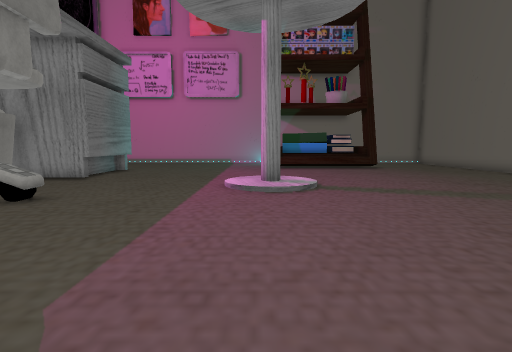
[1] (above)

17 first-person views from a walk through a scene from a Unity 3-D project. The camera is 1.3 m above the floor, tilts 6° down and sees 85° across. The floor is counted in squares, 1 m on a side. Each view is taken from the middle of a square. On the plan, view 1 faces up. The plan holds only what a view shows up to about 13 squares ahead; the rest is blank. Some animated figures are left out. Some surface patterns are stand-ins.

[2]
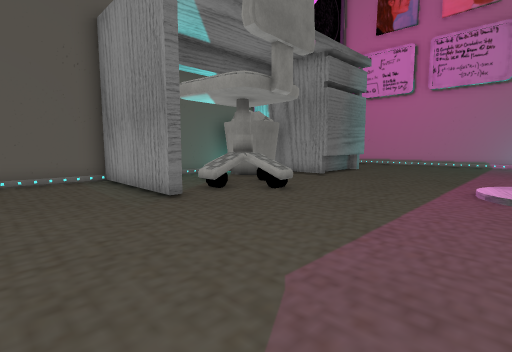

[3]
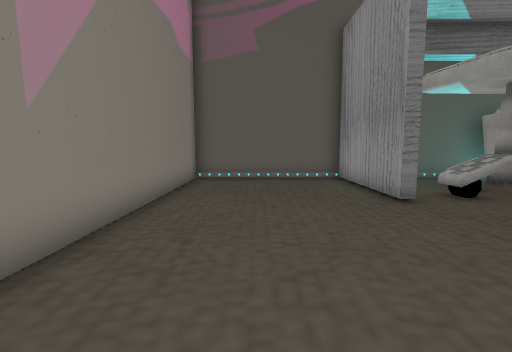

[4]
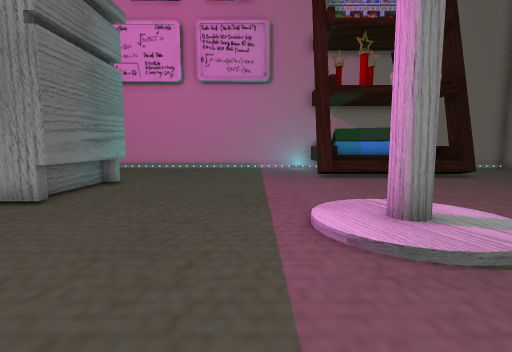

[5]
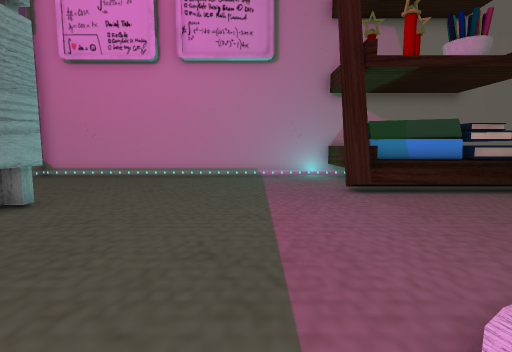

[6]
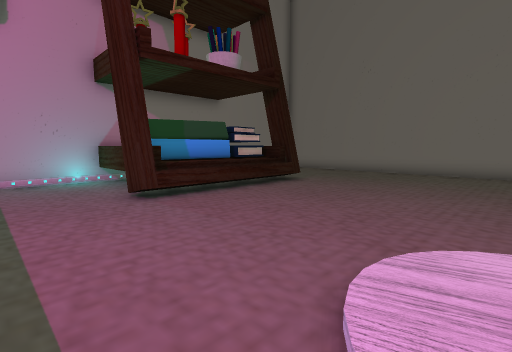

[7]
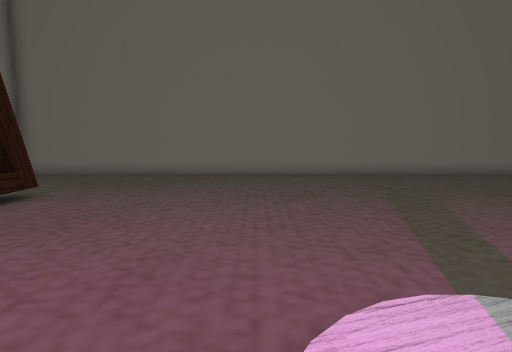

[8]
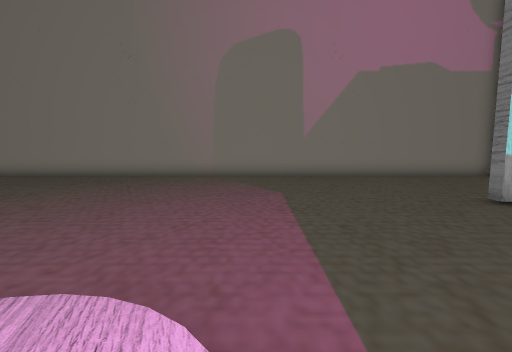

[9]
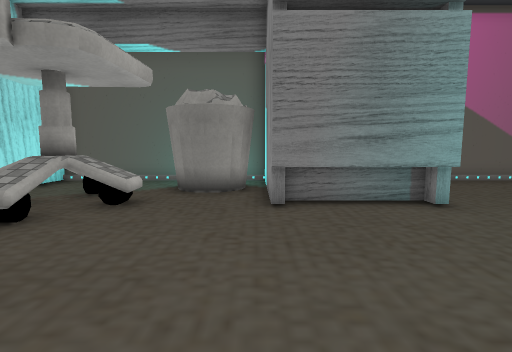

[10]
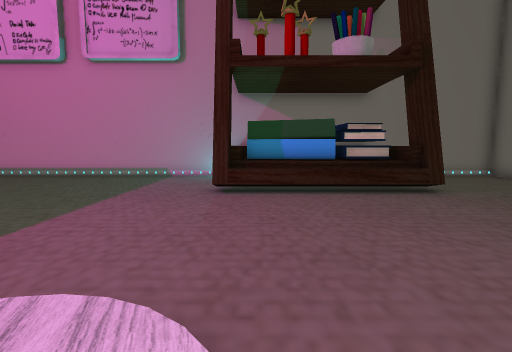

[11]
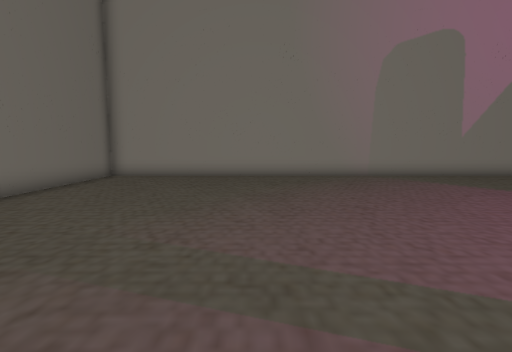

[12]
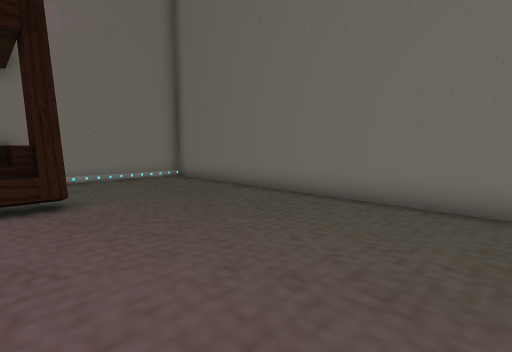

[13]
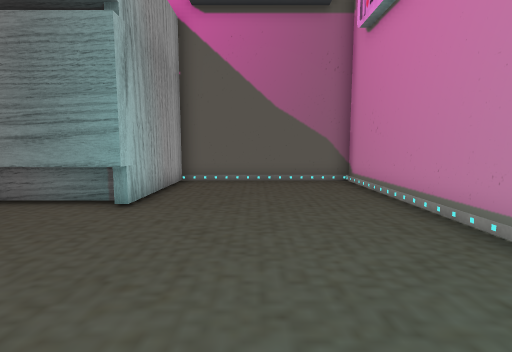

[14]
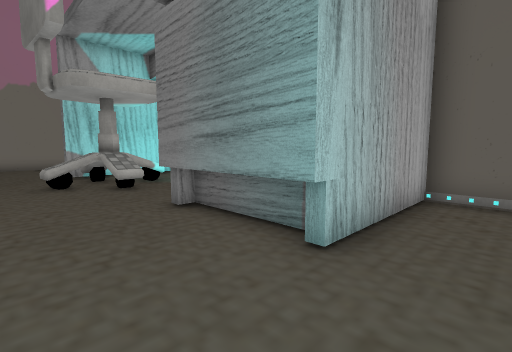

[15]
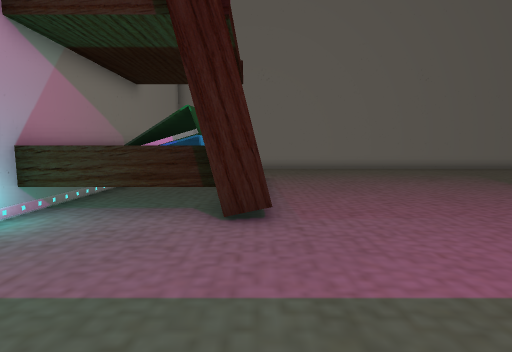

[16]
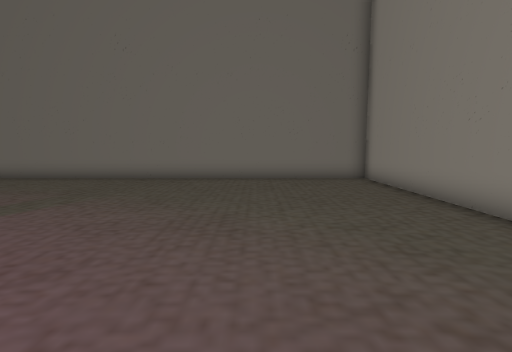

[17]
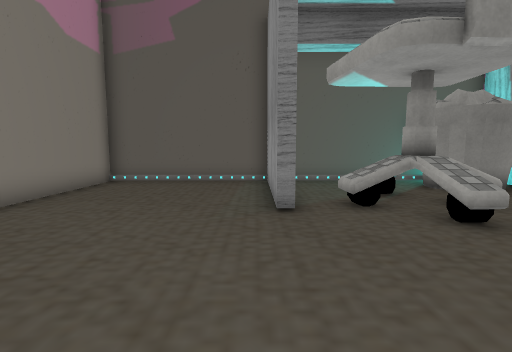

### Floor plan
Ten units are one square. View 1 is at (0, 0); x grows to the right and y downward. Boxes are objects, and circles mark ways between rooms. Rooms are numbered by the first view taken in them; rooms with no view inside come last. Other rooms are left out.
<svg viewBox="-120 -220 250 250">
<path fill="none" stroke="#000" d="M-65 -38 -65 -34 -115 -34 -115 25 125 25 125 -215 -115 -215 -115 -152 -67 -152 -67 -113 -99 -113M-86 -97 -87 -91M-88 -101 -87 -94 -89 -89 -92 -86M-90 -104 -88 -100M-70 -116 -70 -112M-74 -149 -74 -116M-92 -86 -99 -85M-93 -86 -96 -84 -103 -85M-115 -90 -115 -38 -65 -38"/>
<rect x="-95" y="-85" width="50" height="40" fill="#bbb"><title>chair</title></rect>
<rect x="5" y="-215" width="70" height="50" fill="#bbb"><title>shelf</title></rect>
<text x="20" y="-90">1</text>
<text x="-90" y="-60">2</text>
</svg>

Where each view was taken, in squares from view 1:
view 1: 0 up, 0 right, facing up
view 2: 0 up, 0 right, facing up-left
view 3: 0 up, 0 right, facing left
view 4: 5 up, 2 left, facing up
view 5: 9 up, 2 left, facing up
view 6: 10 up, 2 left, facing up-right
view 7: 11 up, 0 right, facing right
view 8: 10 up, 1 left, facing down
view 9: 11 up, 1 left, facing left
view 10: 9 up, 2 right, facing up
view 11: 10 up, 6 right, facing down
view 12: 10 up, 6 right, facing up-right
view 13: 18 up, 1 left, facing left
view 14: 17 up, 4 left, facing down-left
view 15: 17 up, 4 left, facing right
view 16: 2 up, 1 right, facing right
view 17: 3 up, 1 left, facing left
